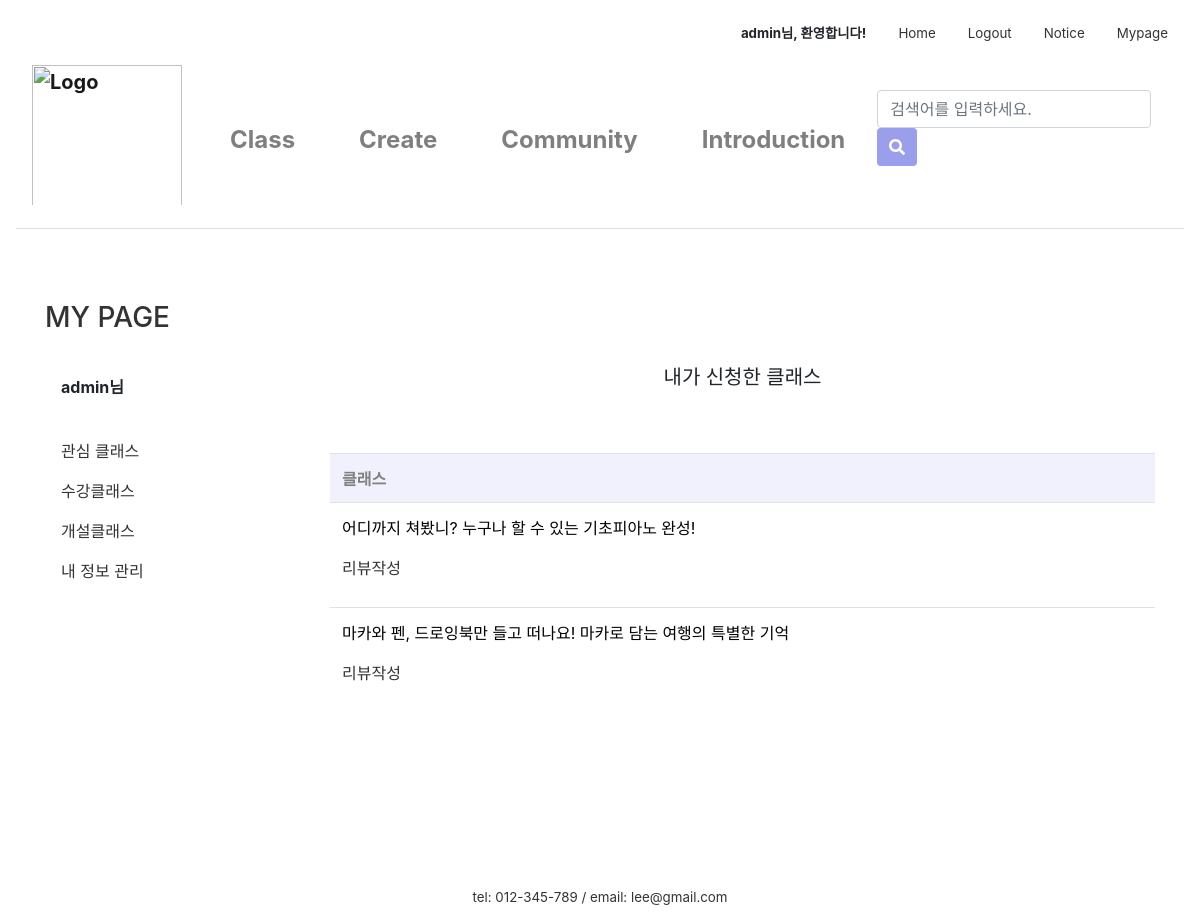
Page /mypage/myApply/ (signed in) on the committed database.
### firstApp/models.py (models this page shows, shortened)
class Apply(models.Model):
    author = models.ForeignKey(settings.AUTH_USER_MODEL, on_delete=models.CASCADE, default=1)
    inClass = models.ForeignKey('firstApp.Class', on_delete=models.CASCADE, default=1, related_name='apply')
    date = models.ForeignKey('firstApp.ClassDate', on_delete=models.CASCADE, default=1, related_name='apply')
    name = models.CharField(max_length=10)
    number = models.CharField(max_length=13)
    text = RichTextUploadingField(default='')

class Class(models.Model):
    author = models.ForeignKey(settings.AUTH_USER_MODEL, on_delete=models.CASCADE, default=1)
    title = models.CharField(max_length=50)
    tutor = models.CharField(max_length=10)
    tutor_photo = ProcessedImageField(upload_to="tutor", processors=[ResizeToFill(300,300)], default='')
    tutor_insta = models.CharField(null=True, blank=True, max_length=50, default='')
    tutor_blog = models.CharField(null=True, blank=True, max_length=50, default='')
    tutor_youtube = models.CharField(null=True, blank=True, max_length=50, default='')
    category = models.ForeignKey('firstApp.Category', on_delete=models.CASCADE, default=1, related_name='category')
    area = models.ForeignKey('firstApp.Area', on_delete=models.CASCADE, default=1)
    photo = ProcessedImageField(upload_to="class", processors=[ResizeToFill(600,450)], default='')
    body = RichTextUploadingField(default='')
    tutor_body = RichTextUploadingField(default='')
    price = models.CharField(max_length=10)
    time = models.CharField(max_length=5)
    level = models.ForeignKey('firstApp.Level', on_delete=models.CASCADE, default=1, related_name='level')
    mode = models.ForeignKey('firstApp.Mode', on_delete=models.CASCADE, default=1, related_name='mode')
    in_min = models.PositiveIntegerField(null=True, blank=True, default='1')
    in_max = models.PositiveIntegerField(null=True, blank=True, default='1')
    like_user = models.ManyToManyField(settings.AUTH_USER_MODEL, related_name='like_class')
    like_count = models.PositiveIntegerField(default=0)
    on_sale = models.BooleanField(null=True, default=False)
    sale_price = models.CharField(null=True, max_length=10)
    def __str__(self):
        return self.title

### firstApp/views.py (the view)
# urls.py: path('mypage/myApply/', views.myApply, name='myApply'),
@login_required(login_url='/login/')
def myApply(request):
    applys = Apply.objects.filter(author=request.user)
    return render(request, 'firstApp/applylist.html', {'applys':applys})

### firstApp/templates/firstApp/applylist.html (shortened to what this page needs)
{% extends 'firstApp/base.html' %}
{% load static %}
{% block content %}
{% if user.is_active %}
<link href="{% static 'css/community.css' %}" rel="stylesheet">
<link href="{% static 'css/apply_detail.css' %}" rel="stylesheet">
<div class="container">
    <div class="row">
        <div class="col-sm-3">
            <div class="left-sidebar">
                <ul>
                    <li data-toggle="tab">
                        <a class="nounderline" href="{% url 'mypage' %}"><h3>MY PAGE</h3></a><br>
                        <a class="nav-link"><strong>{{user.username}}님</strong></a>
                        <br>
                    <li class="nav-item">
                        <a class="nav-link" href="/mypage/mylike">관심 클래스</a>
                    </li>
                    <li class="nav-item">
                        <a class="nav-link" href="/mypage/myApply">수강클래스</a>
                    </li>
                    <li class="nav-item">
                        <a class="nav-link" href="/mypage/myClass">개설클래스</a>
                    </li>
                    <li class="nav-item">
                        <a class="nav-link" href="">내 정보 관리</a>
                    </li>
                    </li>
                </ul>
            </div>
        </div>
        <div class="col-sm-9">
            <h5>내가 신청한 클래스</h5>
            <table class="table">
                <tr>
                    <th>클래스</th>
                </tr>
                {% for apply in applys %}
                <tr>
                    <td>
                        <p>
                            <a aria-controls="collapseExample" aria-expanded="false" data-toggle="collapse"
                               href="#{{apply.pk}}" class="a_underline">
                                {{apply.inClass}}
                            </a>
                            <div class="createreview">
                        <a href="{% url 'review' class_id=apply.inClass.pk %}"> 리뷰작성</a>
                    </div>
                        </p>
                    </td>
                </tr>
                {% endfor %}
            </table>
        </div>
    </div>
</div>
{% else %}
<script type="text/javascript">
    alert('잘못된 접근입니다. \n로그인을 해주세요.')
    window.location.href = '/login';
</script>
{% endif %}
{% endblock content %}

### firstApp/templates/firstApp/base.html (shortened to what this page needs)
{% load static %}
<link rel="stylesheet" href="https://stackpath.bootstrapcdn.com/bootstrap/4.4.1/css/bootstrap.min.css"
>
<link rel="stylesheet" href="{% static 'css/base.css' %}">
<link rel="stylesheet" href="{% static 'css/navbar_custom.css' %}">
<div class="inner">
  <nav class="nav nav-masthead justify-content-end">
    {% if user.is_active %}
    <a class="nav-link"><strong>{{user.username}}님, 환영합니다!</strong></a>
    <a class="nav-link active" href="/">Home</a>
    <a class="nav-link" href="/logout">Logout</a>
    <a class="nav-link" href="#">Notice</a>
    <a class="nav-link" href="/mypage">Mypage</a>
    {% else %}
    <a class="nav-link active" href="/">Home</a>
    <a class="nav-link" href="/login">Login</a>
    <a class="nav-link" href="#">Notice</a>
    {% endif %}
  </nav>
</div>
<nav class="navbar navbar-expand-lg  navbar-light navbar-custom">
  <a class="navbar-brand" href="/main"><img src="{% static 'image\logo_1.png' %}" alt="Logo" style="width:150px; padding-bottom:10px;"></a>
  <div class="collapse navbar-collapse" id="navbarCollapse">
    <ul class="navbar-nav mr-auto">
      <li class="nav-item nav-item-custom">
        <a class="nav-link" href="/class_search">Class</a>
      </li>
      <li class="nav-item nav-item-custom">
        <a class="nav-link" href="/intro_createclass">Create</a>
      </li>
      <li class="nav-item nav-item-custom">
        <a class="nav-link" href="/community">Community</a>
      </li>
      <li class="nav-item nav-item-custom">
        <a class="nav-link" href="#">Introduction</a>
      </li>
    </ul>
    <form class="form-inline mt-2 mt-md-0" action="{% url 'searchResult' %}" method="get">
      <input class="form-control mr-sm-2" type="search" placeholder="검색어를 입력하세요." aria-label="Search" name="qq" value="{{ qq }}">
      <button class="btn btn-primary my-2 my-sm-0" type="submit" style="height:38px">
        <i class="fas fa-search"></i>
      </button>
    </form>
  </div>
</nav>
<main role="main">
  {% block content %}
  {% endblock content%}
</main>
<footer class="mastfoot mt-auto text-center">
  <div class="inner" style="margin-top:10rem;">
    <p style="margin:0">tel: 012-345-789 /
      email: lee@gmail.com</p>
  </div>
</footer>

### firstApp/static/css/base.css (style rules this page uses)
.mastfoot { color: #333; }
.inner { font-size:10pt; }
.btn-primary, .btn-primary:active, .btn-primary:visited { background-color: #9B9EEA !important; border:none !important; color:white !important; }
h5 { text-align: center; margin: 3rem; padding:1rem; }
.nounderline { text-decoration: none !important; }
.a_underline { color:black; }

### firstApp/static/css/navbar_custom.css (style rules this page uses)
a { color:#333; }
.navbar { border-bottom: 0.1px solid rgb(219, 222, 224); margin-bottom:3em; }
.navbar-custom { font-size: x-large; font-weight: bold; background-color: #fff; }
.nav-item-custom { padding-left: 1.5rem; padding-right: 1.5rem; }

### firstApp/static/css/community.css (style rules this page uses)
ul { list-style:none; padding-left:0 }
th { color:gray; background-color:#f0f1fc; }

### rows in the picture
Apply: inClass "어디까지 쳐봤니? 누구나 할 수 있는 기초피아노 완성!"
Apply: inClass "마카와 펜, 드로잉북만 들고 떠나요! 마카로 담는 여행의 특별한 기억"

### other values in the picture
{{ user.username }} "admin"
